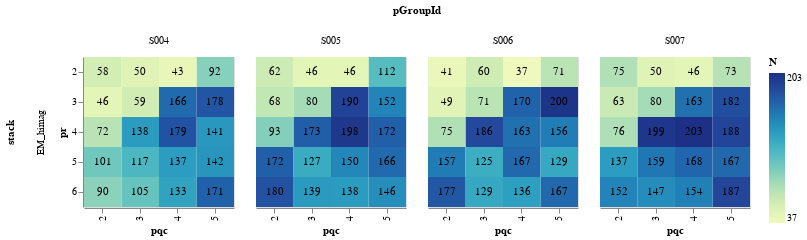

Notebook source saved alongside this figure:
### Markdown cell above
### Heatmaps of point matches

#### East-West point matches

### Code cell
icatapi.plotting.plot_matches_within_section(df_matches,
                                             direction='east-west',
                                             width=150,
                                             height=150)
